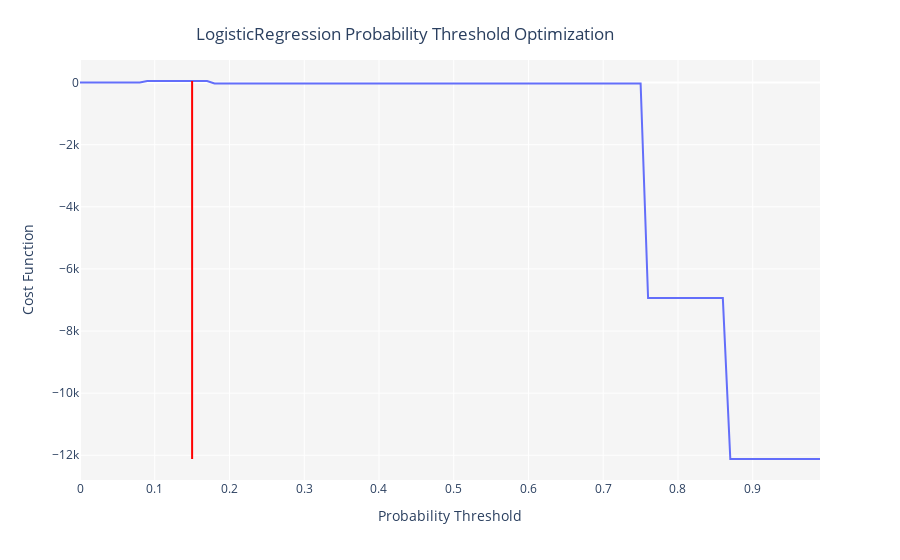

Write notebook code for a chart like this one.
### Code cell
optimize_threshold(lr, true_negative = 10, false_negative = -100)

### Figure 1 — Plotly figure (JSON) as saved in the notebook; plotly's stock layout.template omitted (floating-point values rounded to 4 significant figures)
{"data": [{"hoverlabel": {"namelength": 0}, "hovertemplate": "Probability Threshold=%{x}<br>Cost Function=%{y}", "legendgroup": "", "line": {"color": "#636efa", "dash": "solid", "shape": "linear"}, "mode": "lines", "name": "", "showlegend": false, "type": "scatter", "x": [0, 0.01, 0.02, 0.03, 0.04, 0.05, 0.06, 0.07, 0.08, 0.09, 0.1, 0.11, 0.12, 0.13, 0.14, 0.15, 0.16, 0.17, 0.18, 0.19, 0.2, 0.21, 0.22, 0.23, 0.24, 0.25, 0.26, 0.27, 0.28, 0.29, 0.3, 0.31, 0.32, 0.33, 0.34, 0.35, 0.36, 0.37, 0.38, 0.39, 0.4, 0.41, 0.42, 0.43, 0.44, 0.45, 0.46, 0.47, 0.48, 0.49, 0.5, 0.51, 0.52, 0.53, 0.54, 0.55, 0.56, 0.57, 0.58, 0.59, 0.6, 0.61, 0.62, 0.63, 0.64, 0.65, 0.66, 0.67, 0.68, 0.69, 0.7, 0.71, 0.72, 0.73, 0.74, 0.75, 0.76, 0.77, 0.78, 0.79, 0.8, 0.81, 0.82, 0.83, 0.84, 0.85, 0.86, 0.87, 0.88, 0.89, 0.9, 0.91, 0.92, 0.93, 0.94, 0.95, 0.96, 0.97, 0.98, 0.99], "xaxis": "x", "y": [0, 0, 0, 0, 0, 0, 0, 0, 0, 50, 50, 50, 50, 50, 50, 50, 50, 50, -30, -30, -30, -30, -30, -30, -30, -30, -30, -30, -30, -30, -30, -30, -30, -30, -30, -30, -30, -30, -30, -30, -30, -30, -30, -30, -30, -30, -30, -30, -30, -30, -30, -30, -30, -30, -30, -30, -30, -30, -30, -30, -30, -30, -30, -30, -30, -30, -30, -30, -30, -30, -30, -30, -30, -30, -30, -30, -6940, -6940, -6940, -6940, -6940, -6940, -6940, -6940, -6940, -6940, -6940, -12120, -12120, -12120, -12120, -12120, -12120, -12120, -12120, -12120, -12120, -12120, -12120, -12120], "yaxis": "y"}], "layout": {"legend": {"tracegroupgap": 0}, "margin": {"t": 60}, "plot_bgcolor": "rgb(245,245,245)", "shapes": [{"line": {"color": "red", "width": 2}, "type": "line", "x0": 0.15, "x1": 0.15, "y0": -12120, "y1": 50}], "title": {"text": "LogisticRegression Probability Threshold Optimization", "x": 0.45, "xanchor": "center", "y": 0.95, "yanchor": "top"}, "xaxis": {"anchor": "y", "domain": [0, 1], "title": {"text": "Probability Threshold"}}, "yaxis": {"anchor": "x", "domain": [0, 1], "title": {"text": "Cost Function"}}}}
